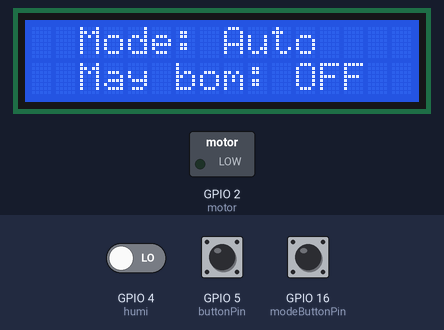
A sketch run on a simulated ESP32. Shown: 16×2 character LCD, switched loads named in the sketch (green lamp = pin HIGH). Dashed ring = blinking. The test bench sets the inputs (shaded band); at power-on: GPIO 4 (humi) LOW, GPIO 16 (modeButtonPin) HIGH, GPIO 5 (buttonPin) HIGH. WiFi joins after 1.5 s; servers stay silent unless stated; what the sketch prints to the serial monitor is not drawn.

Above: at 3.0 s.
3.1 s: GPIO 4 (humi) driven HIGH
At 3.9 s:
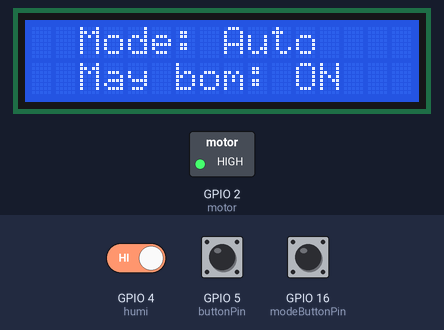
4.6 s: GPIO 16 (modeButtonPin) pulled LOW for 1 s
At 6.6 s:
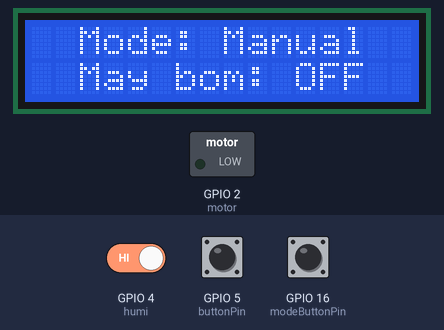
7.2 s: GPIO 5 (buttonPin) pulled LOW for 3.2 s
At 11.6 s:
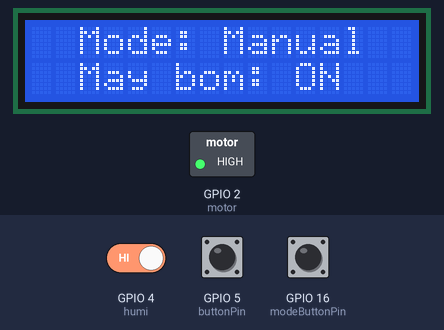
11.9 s: GPIO 5 (buttonPin) pulled LOW for 0.15 s
At 13.0 s:
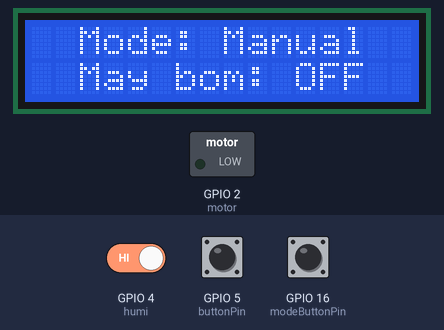
13.6 s: GPIO 5 (buttonPin) pulled LOW for 1 s
At 13.94 s:
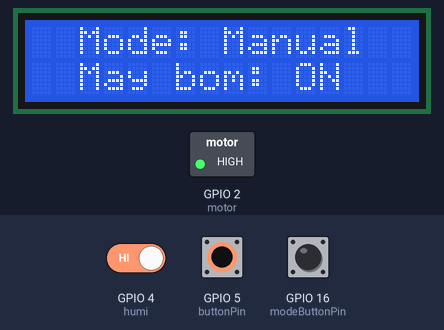
Timing chart, 0 to 16.6 s (numbered marks = the images above; inputs shaded):
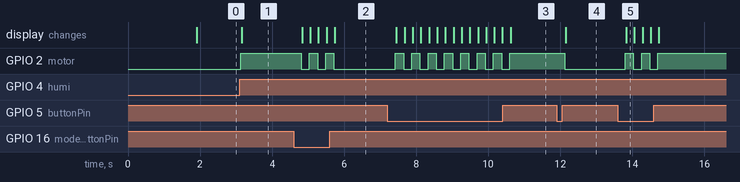

The sketch:

TestCode.ino
```cpp
#define BLYNK_TEMPLATE_ID "TMPL6TaoEHTUC"
#define BLYNK_TEMPLATE_NAME "doan1"
#define BLYNK_AUTH_TOKEN "BlCEDFbf8Ut9u_Mv1AKVSjTUFOGumBzV"
#define BLYNK_PRINT Serial

#include <WiFi.h>					//Khai báo các thư viện cần thiết .
#include <WiFiClient.h>
#include <BlynkSimpleEsp32.h>
#include <LiquidCrystal_I2C.h>

LiquidCrystal_I2C lcd(0x27, 16, 2);

char auth[] = "BlCEDFbf8Ut9u_Mv1AKVSjTUFOGumBzV";    //Khai báo mã Blynk và kết nối với wifi.
char ssid[] = "NGHIEN";
char pass[] = "deochodauhehe";


#define motor 2         //Khai báo các biến.
#define humi 4
#define buttonPin 5
#define modeButtonPin 16

BlynkTimer timer;

bool isAutoMode = true; // true: auto mode, false: manual mode

void handleAutoButtonPress() {
  int buttonState = digitalRead(modeButtonPin);
  if (buttonState == LOW) {
    isAutoMode = !isAutoMode;
    delay(200);
  }
}

bool isPumpOn = false; // Biến trạng thái của máy bơm (true: bật, false: tắt)

void handleButtonPress() {
  int buttonState = digitalRead(buttonPin);
  if (buttonState == LOW) {
    // Nếu nút GPIO 5 được nhấn thì đảo trạng thái của máy bơm
    if (digitalRead(buttonPin) == LOW) {
      isPumpOn = !isPumpOn;
      delay(200);
    }
  }
}

void sendSensor() {
  int m;
  int h = digitalRead(humi);
  handleButtonPress(); // Xử lý nhấn nút
  handleAutoButtonPress(); // Xử lý chọn chế độ auto hoặc manual
  Serial.println(h);
  if (isAutoMode) { // Nếu đang ở chế độ auto
    if (h == 1) { // Bật máy bơm nếu độ ẩm > 50%
      digitalWrite(motor, HIGH);
      lcd.setCursor(2, 0);
      lcd.print("Mode: Auto  ");
      lcd.setCursor(2, 1);
      lcd.print("May bom: ON   ");
      Serial.println("May bom: ON");
      m=1;
    } else { // Tắt máy bơm nếu độ ẩm <= 50%
      digitalWrite(motor, LOW);
      lcd.setCursor(2, 0);
      lcd.print("Mode: Auto  ");
      lcd.setCursor(2, 1);
      lcd.print("May bom: OFF  ");
      Serial.println("May bom: OFF");
      m=0;
    }
  } else { // Nếu đang ở chế độ manual
    if (isPumpOn) { // Bật máy bơm nếu trạng thái của nút là true
      digitalWrite(motor, HIGH);
      lcd.setCursor(2, 0);
      lcd.print("Mode: Manual");
      lcd.setCursor(2, 1);
      lcd.print("May bom: ON   ");
      Serial.println("May bom: ON");
      m=1;
    } else { // Tắt máy bơm nếu trạng thái của nút là false
      digitalWrite(motor, LOW);
      lcd.setCursor(2, 0);
      lcd.print("Mode: Manual");
      lcd.setCursor(2, 1);
      lcd.print("May bom: OFF  ");
      Serial.println("May bom: OFF");
      m=0;
    }
  }
  Blynk.virtualWrite(V1, isAutoMode);
  Blynk.virtualWrite(V3, m);
  Blynk.virtualWrite(V5, isPumpOn);
}

BLYNK_WRITE(V1) { // Xử lý sự kiện khi người dùng thay đổi chế độ hoạt động
  isAutoMode = param.asInt();

}

BLYNK_WRITE(V5) { // Xử lý sự kiện khi người dùng thay đổi trạng thái máy bơm
  isPumpOn = param.asInt();

}

void setup() {
  Serial.begin(9600);
  pinMode(motor, OUTPUT);
  pinMode(humi, INPUT);
  pinMode(buttonPin, INPUT_PULLUP);
  pinMode(modeButtonPin, INPUT_PULLUP);
  lcd.init();
  lcd.backlight();
  lcd.setCursor(2, 0);
  lcd.print("Smart Garden");
  Blynk.begin(auth, ssid, pass);
  timer.setInterval(1L, sendSensor);
  Blynk.syncAll(); // Đồng bộ hóa trạng thái của các bộ điều khiển với Blynk server
}

void loop() {           //Chạy vòng lặp để thực thi các hàm.
  Blynk.run();
  timer.run();
}
```

Measured:
- after the input at 3.1 s, GPIO 2 (motor): LOW → HIGH at once; the display: changes after 0.05 s (image 1)
- after the input at 4.6 s, GPIO 2 (motor): alternates HIGH for 0.23 s and LOW for 0.23 s, 5 changes in all, then stays LOW, starting after 0.21 s; the display: changes after 0.23 s (image 2)
- after the input at 7.2 s, GPIO 2 (motor): alternates HIGH for 0.23 s and LOW for 0.23 s, 15 changes in all, then stays HIGH, starting after 0.22 s; the display: changes after 0.25 s (image 3)
- after the input at 11.9 s, GPIO 2 (motor): HIGH → LOW after 0.22 s; the display: changes after 0.25 s (image 4)
- after the input at 13.6 s, GPIO 2 (motor): alternates HIGH for 0.23 s and LOW for 0.23 s, 5 changes in all, then stays HIGH, starting after 0.20 s; the display: changes after 0.23 s (image 5)
